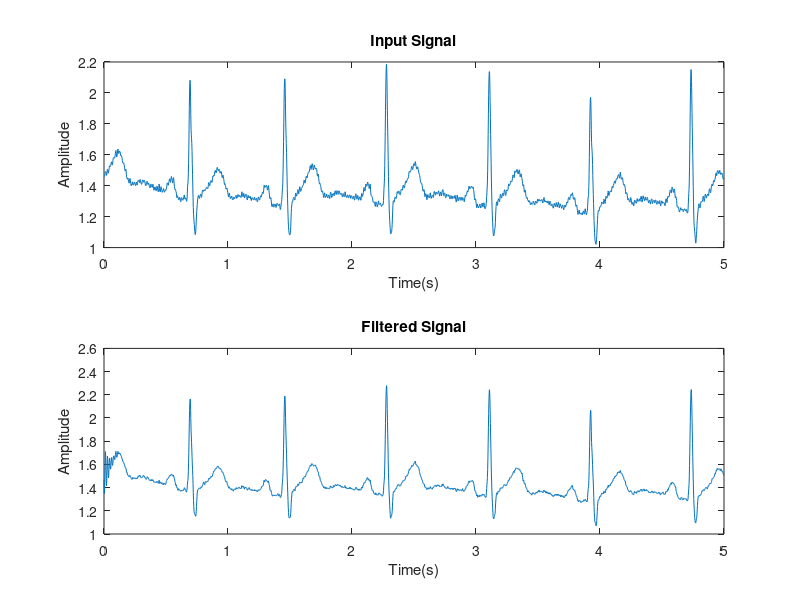
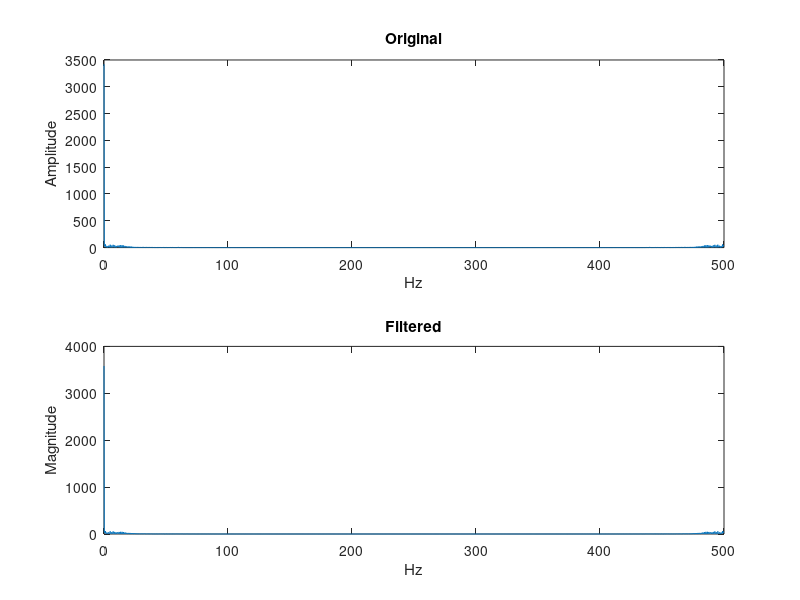

Recreate these plots in MATLAB, in order.
load lead2.mat
% Notch filter design
f0 = 60;
fs = 500;
r = 0.95;
w = 2*pi*f0/fs;
j = sqrt(-1);
bb = [1 -(exp(j*w)+exp(-j*w)) 1];
aa = [1 -r*(exp(j*w)+exp(-j*w)) r*r];

% Apply notch filter
yy = filter(bb,aa, lead2);
N = length(lead2);
t = (0:N-1)/fs;

% Plot in time domain
figure;
subplot(2,1,1);
plot(t,lead2);
title('Input Signal');
xlabel('Time(s)');
ylabel('Amplitude');

subplot(2, 1, 2);
plot(t,yy);
title('Filtered Signal')
xlabel('Time(s)');
ylabel('Amplitude');

% Plot in frequency domain
HH = fft(yy);
hh = fft(lead2);
f = (0:N-1)*(fs/N);

figure;
subplot(2,1,1);
plot(f,abs(hh));
title('Original');
xlabel('Hz');
ylabel('Amplitude');

subplot(2, 1, 2);
plot(f, abs(HH));
title('Filtered')
xlabel('Hz')
ylabel('Magnitude')